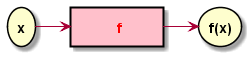
#> input picture out/black_box.png, 252 x 57 px
$ python combine_imgs.py
#> lines starting #> are read from the running program, lines starting #| are printed output that depends on the picture
import cv2
import matplotlib.pyplot as plt


plt.figure("black_box_vs_white_box")
black_box_img = cv2.imread("black_box.png")
#> black_box_img is the input picture: shape (57, 252, 3); mean B, G, R 210.1, 213.3, 230.1
white_box_img = cv2.imread("white_box.png")
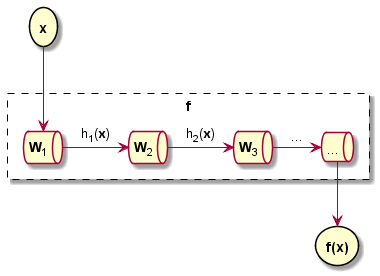
#> input picture out/white_box.png, 380 x 276 px
#> white_box_img is the input picture: shape (276, 380, 3); mean B, G, R 243.1, 244.9, 247.2
plt.subplot(2, 1, 1)
plt.xticks([])
plt.yticks([])
plt.imshow(black_box_img[:, :, ::-1])

plt.subplot(2, 1, 2)
plt.xticks([])
plt.yticks([])
plt.imshow(white_box_img[:, :, ::-1])

plt.show()
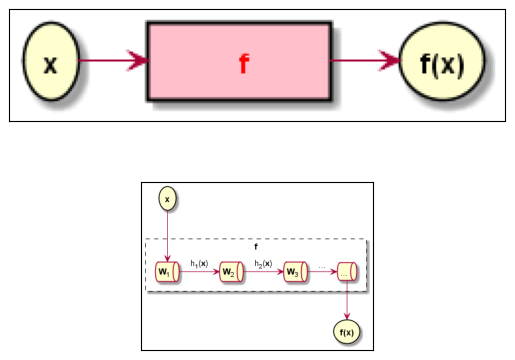
#> figure drawn by matplotlib, 2 panels
